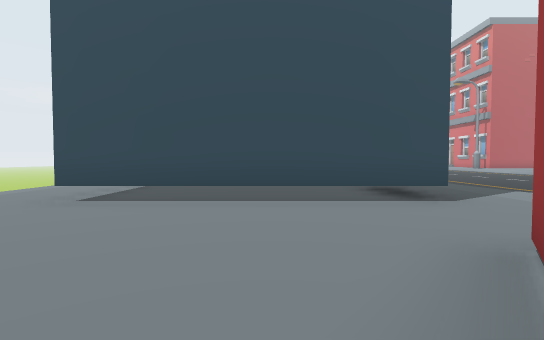
View 1 (above)

24 first-person views from a walk through a 3-D level made in the Godot game engine. The camera is 1.3 m above the floor, tilts 2° down and sees 85° across. The floor is counted in squares, 2 m on a side. Each view is taken from the middle of a square. On the plan, view 1 faces up. The plan holds only what a view shows up to about 9 squares ahead; the rest is blank. The place goes on beyond the plan. Characters and animated objects are left out.

View 2
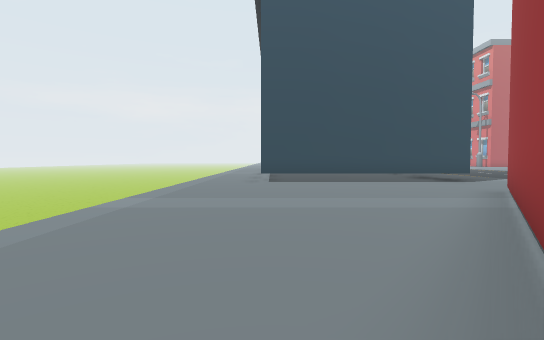

View 3
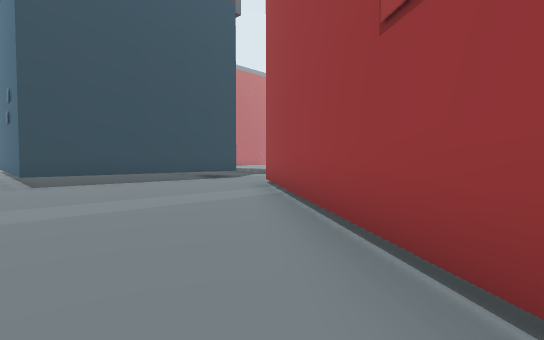

View 4
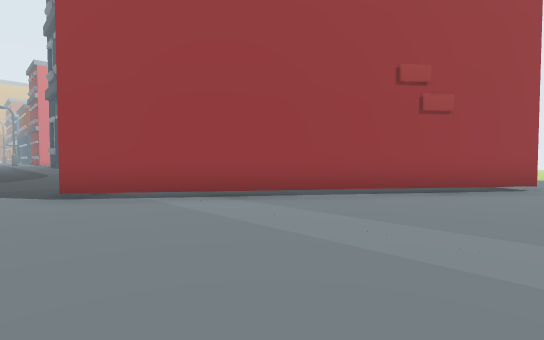

View 5
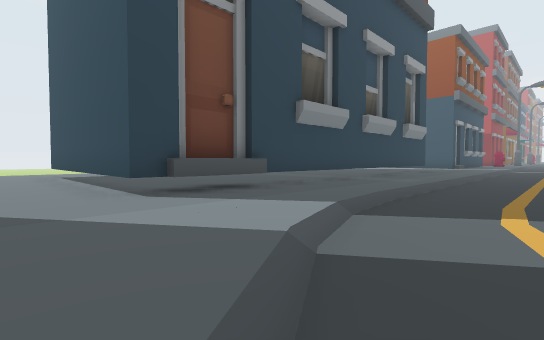

View 6
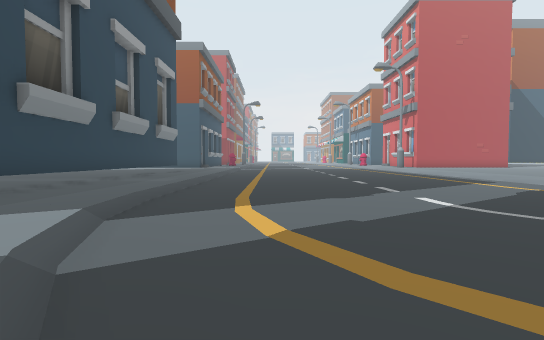

View 7
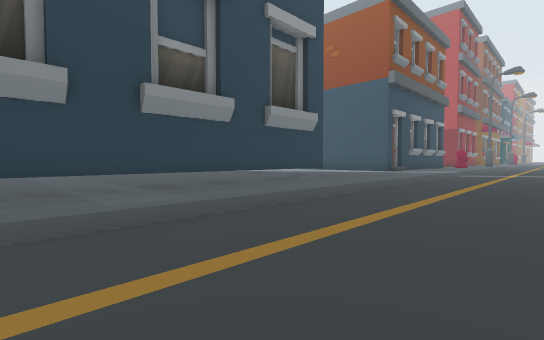

View 8
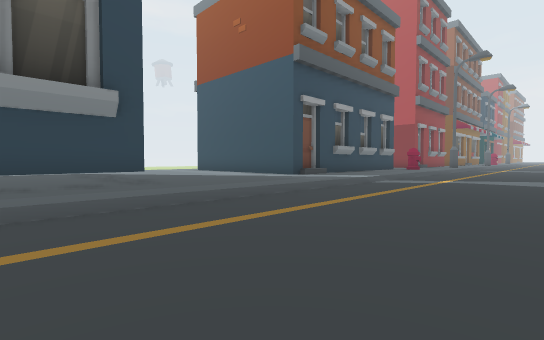

View 9
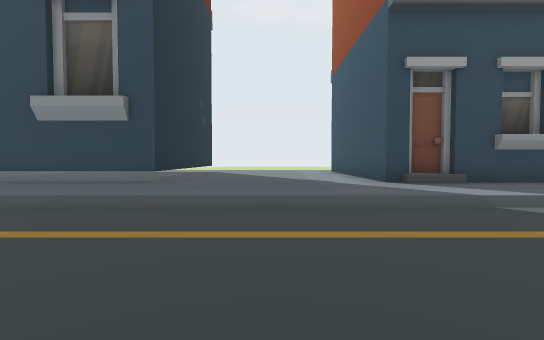

View 10
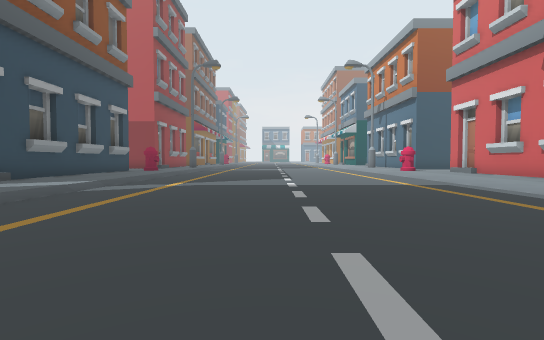

View 11
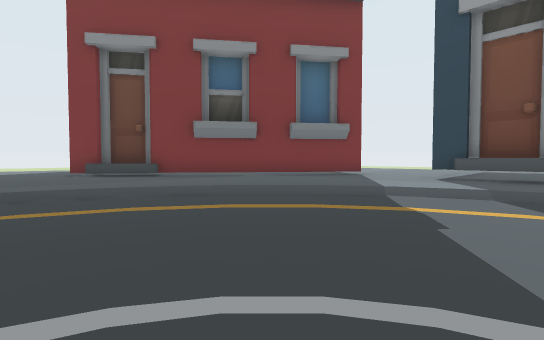

View 12
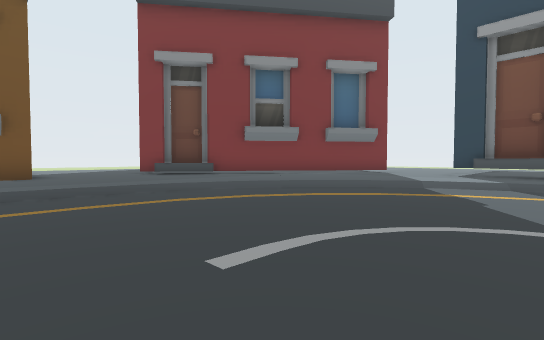

View 13
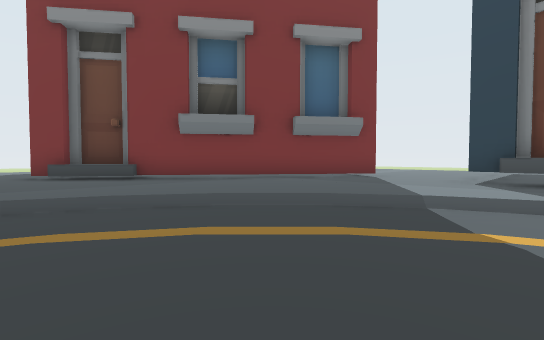

View 14
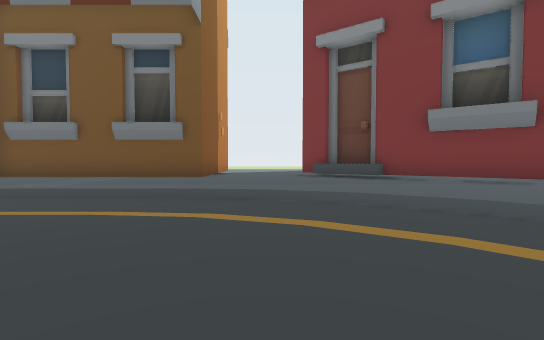

View 15
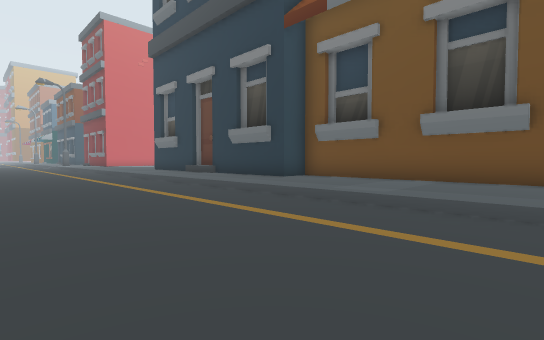

View 16
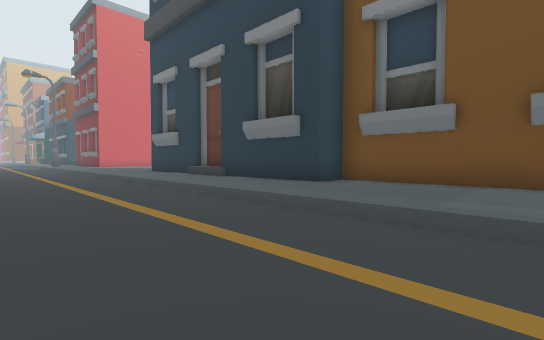

View 17
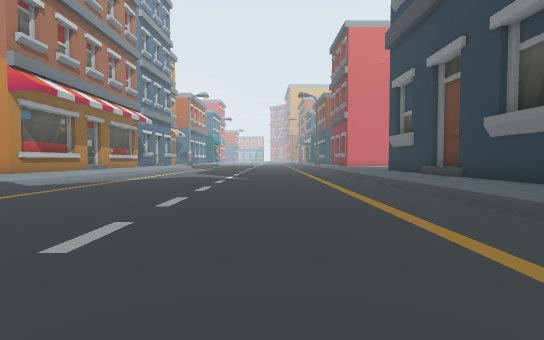

View 18
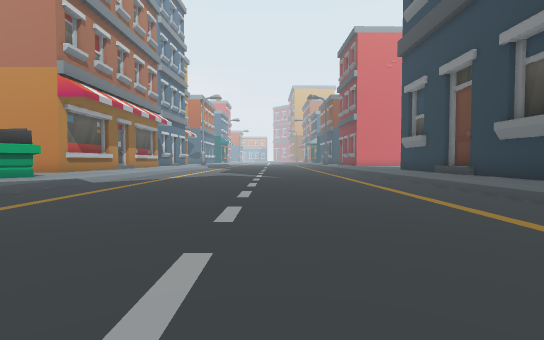

View 19
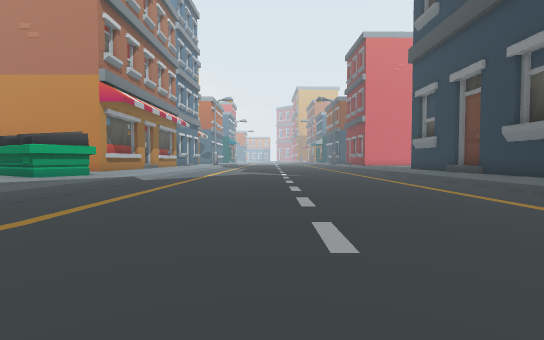

View 20
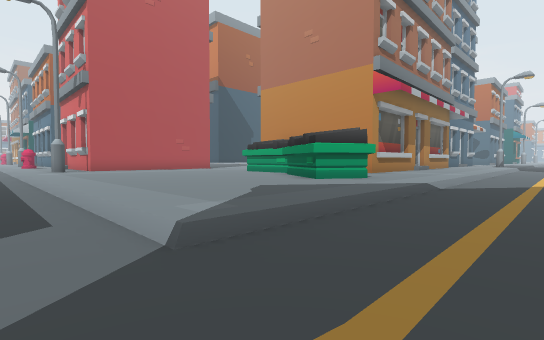

View 21
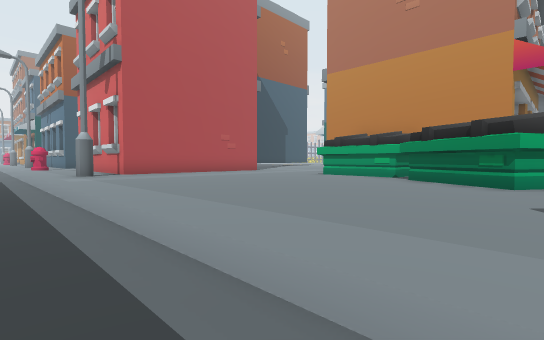

View 22
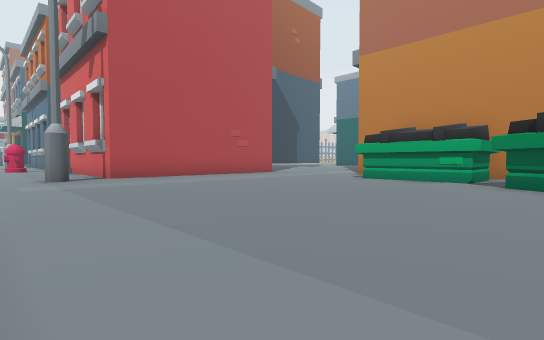

View 23
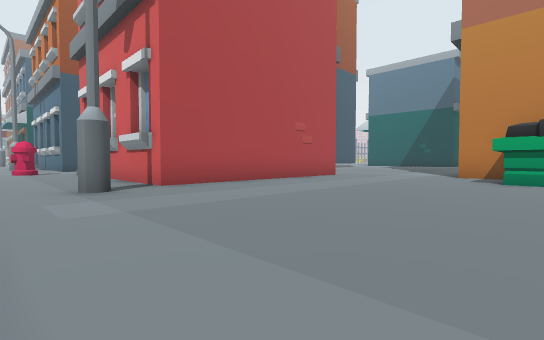

View 24
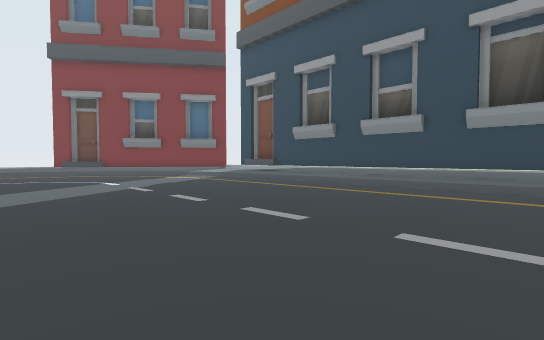

### Floor plan
Key: @ floor where view 1 was taken; # wall or solid block; . main floor; - floor 0.25 m lower than the main floor; / step, stairs or slope; ^ raised ledge; T thing the floor can be seen under or through.
Columns run from 5 left of view 1 to 24 right of it. Each row starts with its distance up from view 1.
 25        #../--------/..#
 24        #../--------/..#
 23        #../--------/..#####
 22      ###../--------/#.......
 21      ...../--------/.........
 20      ...../--------/..........
 19      ...../--------/.........#
 18      ...../------ -/.......###
 17      ...../-----  -/.......#
 16      ###../--------/......##
 15      ..T../--------/......###
 14      ..T../--------/.....##
 13     ...T../--------/.....#
 12    ....T../--------/.....#..
 11    ....T../--------/.........
 10    ....T../--------///////////
  9     ...T../-------------------
  8   #  ..T../-----------------
  7 ..#....TT./-----------------
  6 ..T....^^./-----------------
  5 ..TTTTTT...-----------------
  4 .........../------------------
  3 ............/-----------------
  2 .......T...../----------------
  1 ......T.#......///////////////
  0 .....@T..T...................
 -1 .....T.  .TT................
 -2 ....T.   ...T^.........#####
 -3  ..T.     ..^^#..#######
 -4  ..#.         ...
 -5  .#.          ..
 -6  ..

Where each view was taken, in squares from view 1:
view 1: 0 up, 0 right, facing up
view 2: 4 down, 3 left, facing up
view 3: 4 down, 4 left, facing up-right
view 4: 3 up, 4 left, facing down-right
view 5: 3 up, 7 right, facing up-left
view 6: 3 up, 7 right, facing up
view 7: 9 up, 8 right, facing up-left
view 8: 14 up, 9 right, facing up-left
view 9: 19 up, 9 right, facing left
view 10: 16 up, 9 right, facing up
view 11: 7 up, 11 right, facing down-left
view 12: 7 up, 13 right, facing down-left
view 13: 6 up, 10 right, facing down-left
view 14: 6 up, 10 right, facing down
view 15: 5 up, 12 right, facing down-right
view 16: 4 up, 14 right, facing down-right
view 17: 4 up, 13 right, facing right
view 18: 5 up, 12 right, facing right
view 19: 6 up, 11 right, facing right
view 20: 8 up, 13 right, facing up-right
view 21: 12 up, 13 right, facing up-right
view 22: 14 up, 14 right, facing up-right
view 23: 17 up, 14 right, facing up-right
view 24: 16 up, 12 right, facing down-left
